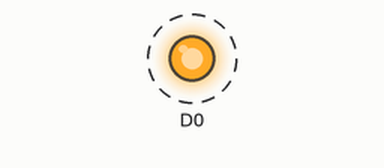
This sketch was run on a simulated ESP8266 (NodeMCU). Parts: output pins drawn as LEDs (lit = HIGH). Dashed ring = blinking.

Above: at 0.2 s.
Timing chart, 0 to 3.0 s (numbered marks = the images above):
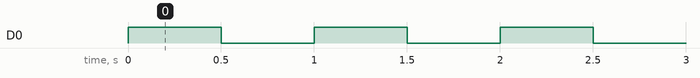

Measured:
- by itself, D0: alternates HIGH for 0.50 s and LOW for 0.50 s

The sketch:

relay.ino
```cpp
#include "Relay.h"

Relay relay(D0, NULL);

void setup() {
  relay.SetOnOne();

}

void loop() {
  relay.ToggleOne();
  delay(500);
}
```

Relay.cpp
```cpp
#include "Arduino.h"
#include "Relay.h"

// On esp8266 HIGH mode acts as "Off" state
#define _OFF HIGH
#define _ON LOW

/// Initial state for relay signal pins: off
Relay::Relay(byte inOne, byte inTwo)
{
  _inPinOne = inOne;
  _inPinTwo = inTwo;

  if (_inPinOne != NULL)
  {
    pinMode(_inPinOne, OUTPUT);
    digitalWrite(_inPinOne, _OFF);
  }

  if (_inPinTwo != NULL)
  {
    pinMode(_inPinTwo, OUTPUT);
    digitalWrite(_inPinTwo, _OFF);
  }

  _isOnOne = false;
  _isOnTwo = false;
}

bool Relay::IsOnOne()
{
  return _isOnOne;
}

bool Relay::IsOnTwo()
{
  return _isOnTwo;
}

void Relay::SetOnOne()
{
  if (_inPinOne != NULL && !_isOnOne)
  {
    digitalWrite(_inPinOne, _ON);
    _isOnOne = true;
  }
}

void Relay::SetOnTwo()
{
  if (_inPinTwo != NULL && !_isOnTwo)
  {
    digitalWrite(_inPinTwo, _ON);
    _isOnTwo = true;
  }
}

void Relay::SetOffOne()
{
  if (_inPinOne != NULL && _isOnOne)
  {
    digitalWrite(_inPinOne, _OFF);
    _isOnOne = false;
  }
}

void Relay::SetOffTwo()
{
  if (_inPinTwo != NULL && _isOnTwo)
  {
    digitalWrite(_inPinTwo, _OFF);
    _isOnTwo = false;
  }
}

void Relay::ToggleOne()
{
  if (_isOnOne)
    SetOffOne();
  else
    SetOnOne();
}

void Relay::ToggleTwo()
{
  if (_isOnTwo)
    SetOffTwo();
  else
    SetOnTwo();
}
```

Relay.h
```cpp
#ifndef Relay_h
#define Relay_h

#include "Arduino.h"

class Relay
{
public:
  Relay(byte inOne, byte inTwo);

  bool IsOnOne();
  bool IsOnTwo();

  void SetOnOne();
  void SetOnTwo();

  void SetOffOne();
  void SetOffTwo();

  void ToggleOne();
  void ToggleTwo();
private:
  byte _inPinOne, _inPinTwo;
  bool _isOnOne, _isOnTwo;
};

#endif
```
